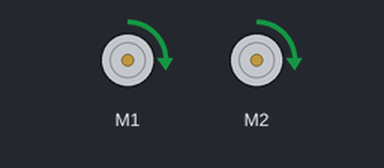
Bench run of a program on a simulated BBC micro:bit (MakeCode). On the bench: 2 × DC motor (green arrow = forward, orange = backward, longer = faster).

Above: at 0.1 s.
At 11.1 s:
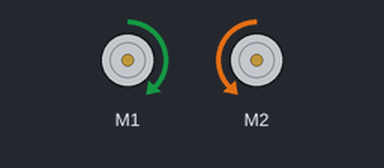
At 23.3 s:
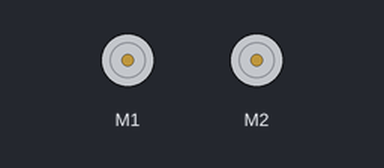
Timing chart, 0 to 24.8 s (numbered marks = the images above):
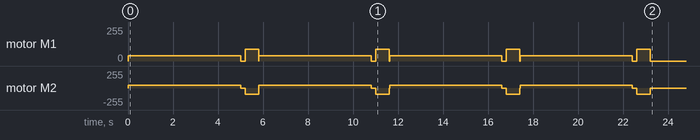

The program:

main.ts
```typescript
for (let index = 0; index < 4; index++) {
    maqueen.motorRun(maqueen.Motors.All, maqueen.Dir.CW, 40)
    basic.pause(5000)
    maqueen.motorStop(maqueen.Motors.All)
    basic.pause(200)
    maqueen.motorRun(maqueen.Motors.M1, maqueen.Dir.CW, 90)
    maqueen.motorRun(maqueen.Motors.M2, maqueen.Dir.CCW, 90)
    basic.pause(600)
    maqueen.motorStop(maqueen.Motors.All)
}
basic.forever(function () {

})
```

test.ts
```typescript
// tests gaan hier; deze zal niet worden gecompileerd wanneer dit pakket wordt gebruikt als extensie.
```
